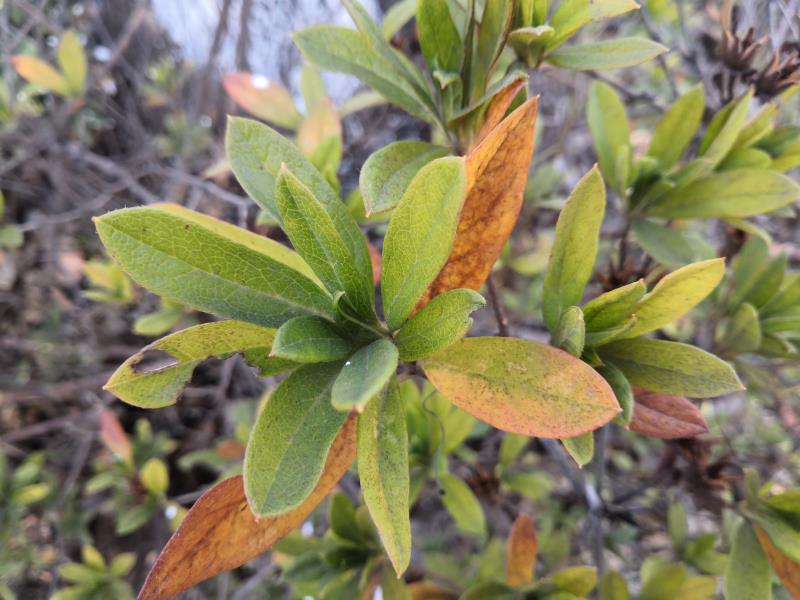
#> input picture water_and_fertilizer_CV/leaf0.jpg, 800 x 600 px, found by its file name
$ jupyter execute --allow-errors '封装图像处理部分代码.ipynb'   (text cells are left out)
#> lines starting #> are read from the running program, lines starting #| are printed output that depends on the picture; after the words box and inside, x2 and y2 are one past the last pixel; in counts of white or black regions, pixels touching at a corner belong together
[cell 1]
import os
os.getcwd()
pt=(os.getcwd()+'\\'+'leaf0.jpg')
print(pt)

[cell 2]
import cv2

im = cv2.imread('2.jpg')
if im is None:
    print("图像为空")

[cell 3]
import time, timeit
from matplotlib import pyplot as plt
import cv2
import numpy as np
import os
import pandas as pd
# [20 lines left out: functions clock, whole_hist, not called in this run]
def show_img(func):
    # [7 lines left out: function show_image, not called in this run]
    return show_image
# def channel_hist(func):
#     def channel_histed(*args,**dicts):
#         '''
#         画三通道图像的直方图,出现了一个问题：写一个装饰器画三通道直方图，发现画一个通道是可以的，但是画三个就不允许了。指在一张图中绘制多条曲线，相同坐标轴。
#         '''
#         image=func(*args)
#         #print(image)
#         color = ('b', 'g', 'r')   #这里画笔颜色的值可以为大写或小写或只写首字母或大小写混合
#         hist=[1,2,3,4]
#         #for i1 , color1 in enumerate(color):
#         for i1 in range(3):
#             #enumerate()将一个可遍历的数据对象(如列表、元组或字符串)组合为一个索引序列，同时列出数据和数据下标，一般用在 for 循环当中
#             hist[i1] = cv2.calcHist([image], [i1], None, [256], [0, 256])  #计算直方图
#             #plt.plot(hist, color1)
# # 创建figure对象
#             fig = plt.figure() # 每调用一次plt.figure()函数就会创建一个新的显示窗口，与matlab中的figure类似
#             subplot = fig.add_subplot(2, 3, 1) # 2表示2行，3表示3列，1表示2行3列中的索引位置1
#             #subplot.xlim([0, 256])
#             subplot.imshow(hist[0])

#             subplot = fig.add_subplot(2, 3, 3) # 2表示2行，3表示3列，1表示2行3列中的索引位置3
#             #subplot.xlim([0, 256])
#             subplot.imshow(hist[1])

#             subplot = fig.add_subplot(2, 3, 6) # 2表示2行，3表示3列，1表示2行3列中的索引位置6
#             #subplot.xlim([0, 256])
#             subplot.imshow(hist[2])
#         return image
#     return channel_histed

class CvImage():
    def __init__(self,img_name,read_method=1,gray_method=3,fx=0.3,fy=0.3,num=1,gray_level=16):
        self.img_name=img_name
        self.read_method=read_method
        self.gray_method=gray_method
        self.fx=fx
        self.fy=fy
        self.img=self.load_image()
        self.ju=["ju1","ju2","ju3","ju4","ju5","ju6","ju7",'huidu1','huidu2','huidu3','huidu4','yanse1','yanse2','yanse3','yanse4','yanse5','yanse6','yanse7','yanse8','yanse9']#将列表a，b转换成字典
        self.data=pd.DataFrame(columns=self.ju)
        self.num=num
        self.gray_level=gray_level
        #self.ju={"ju1" : [],"ju2" :  [],"ju3" :  [],"ju4" :  [],"ju5" : [],"ju6" :  [],"ju7" :  []}#将列表a，b转换成字典
        #self.data=pd.DataFrame(ju)
    def load_image(self):
        pt=(os.getcwd()+'\\'+self.img_name)
#         print(pt)
        img = cv2.imread(pt,self.read_method)
#> img is the input picture: shape (600, 800, 3); mean B, G, R 93, 127.5, 132.6
        if img is None:
            raise Exception("Image is not found!", img)
        return img
    # [52 lines left out: functions image_to_gray1, image_to_gray2, image_to_gray3, image_to_gray, zhifangtu_junhen, zhongzhi_lvbo, not called in this run]
# [5 lines of commented-out code are left out]

    def xiugai_chicun(self):
        image = cv2.resize(self.img, dsize=None, fx=self.fx, fy=self.fy, interpolation = cv2.INTER_AREA)
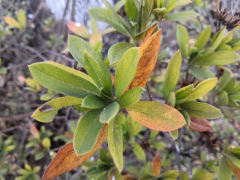
#> image: shape (180, 240, 3); mean B, G, R 93, 127.5, 132.6
        return image
#     @show_img
    def quchu_beijing(self):
# [4 lines of commented-out code are left out]
        img=self.xiugai_chicun()
        HSV_img = cv2.cvtColor(img, cv2.COLOR_BGR2HSV)
#> HSV_img: shape (180, 240, 3); mean H, S, V 55.8, 84.6, 138.5
        hue = HSV_img[:, :, 0]
        lower_gray = np.array([1, 0,0])
        upper_gray = np.array([99,255,255])#这就是双阈值
        mask = cv2.inRange(HSV_img, lower_gray, upper_gray)
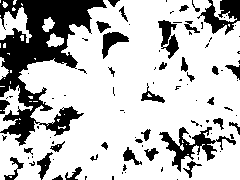
#> mask: shape (180, 240); 74.7% white; 96 black regions (61 under 20 px), largest, box (x1, y1, x2, y2) and area: (0, 0, 107, 146) 6158, (159, 127, 236, 172) 968, (197, 0, 240, 35) 746
        # Bitwise-AND mask and original image
        res2 = cv2.bitwise_and(img,img, mask= mask)#和模板进行与运算
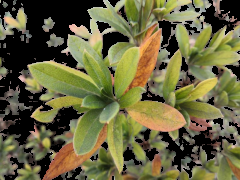
#> res2: shape (180, 240, 3); mean B, G, R 63.4, 100.5, 103.9
        cv2.imwrite("res2.jpg",res2)
        return res2
#     @show_img
    def bianyuan_chuli(self):
        res2=self.quchu_beijing()
        ret1, thresh1 = cv2.threshold(res2,0, 255, cv2.THRESH_BINARY)
        cv2.imwrite("mask.jpg",thresh1)
        kernel = np.ones((10, 10), np.uint8)    # 矩形结构

        erosion = cv2.erode(thresh1, kernel)   # 腐蚀
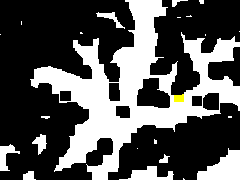
#> erosion: shape (180, 240, 3); mean B, G, R 84.5, 84.9, 84.9
        dilation = cv2.dilate(thresh1, kernel) # 膨胀
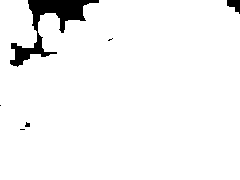
#> dilation: shape (180, 240, 3); 95.9% white; 6 black regions (4 under 20 px), largest, box (x1, y1, x2, y2) and area: (10, 0, 99, 67) 1630, (227, 0, 240, 14) 116


        kernel_1 = cv2.getStructuringElement(cv2.MORPH_RECT, (10, 10))
        opening = cv2.morphologyEx(thresh1, cv2.MORPH_OPEN, kernel_1)
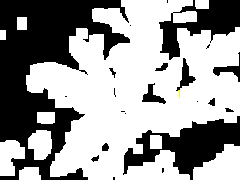
#> opening: shape (180, 240, 3); mean B, G, R 155.1, 155.2, 155.2

        closing = cv2.morphologyEx(thresh1, cv2.MORPH_CLOSE, kernel_1)
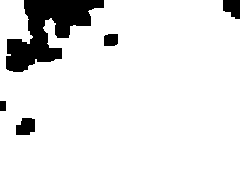
#> closing: shape (180, 240, 3); 90.4% white; 5 black regions, box (x1, y1, x2, y2) and area: (6, 0, 104, 72) 3398, (16, 118, 35, 135) 267, (223, 0, 240, 19) 257, (104, 34, 118, 46) 159, (0, 101, 6, 111) 60
        cv2.imwrite("biyunsuan.jpg",closing)
        (B,G,R) = cv2.split(image)
        mask=cv2.cvtColor(closing,cv2.COLOR_BGR2GRAY)

        and_img_B = cv2.bitwise_and(B,mask)
        and_img_G = cv2.bitwise_and(G,mask)
        and_img_R = cv2.bitwise_and(R,mask)
        zeros = np.zeros(res2.shape[:2], np.uint8)

        img_RGB = cv2.merge([and_img_R,and_img_G,and_img_B])
        cv2.imwrite("not_bad_segemation.jpg",img_RGB)
        img_BGR=cv2.cvtColor(img_RGB,cv2.COLOR_RGB2BGR) #这个颜色空间转来转去的，要小心
        HSV_img = cv2.cvtColor(img_BGR, cv2.COLOR_BGR2HSV)
        hue = HSV_img[:, :, 0]


        lower_gray = np.array([1, 0,0])
        upper_gray = np.array([99,255,255])


        mask = cv2.inRange(HSV_img, lower_gray, upper_gray)
        # Bitwise-AND mask and original image
        result = cv2.bitwise_and(img_BGR,img_BGR, mask= mask)
        self.img=result
        return result
    # [29 lines left out: function luokuo_fenge, not called in this run]
    def bubianju(self):
        seg = self.bianyuan_chuli()
        seg_gray = cv2.cvtColor(seg,cv2.COLOR_BGR2GRAY)
        moments = cv2.moments(seg_gray)
        humoments = cv2.HuMoments(moments)
        humoments = np.log(np.abs(humoments)) # 同样建议取对数
# [4 lines of commented-out code are left out]
        return humoments.ravel()
    # [95 lines left out: functions maxGrayLevel, getGlcm, feature_computer, test, color_moments, not called in this run]
    def tiqu(self):
        res=list(self.bubianju())
        res.extend(self.test())
        res.extend(self.color_moments())
        self.data.loc[self.num]=res
        self.num=self.num+1
        return self.data
    def zhuan_csv(self):
        self.data.to_csv('res.csv',encoding='gbk')
        return self.data
    # [6 lines left out: function image_chazhi, not called in this run]

#> (the rest of this cell did not finish here and is left out)

[cell 4]
import pandas as pd
ju=["ju1","ju2","ju3","ju4","ju5","ju6","ju7"]#将列表a，b转换成字典
data=pd.DataFrame(columns=ju)
a=[1,2,3,4,5,6,7]#包含两个不同的子列表[1,2,3,4]和[5,6,7,8]
data.loc[0]=a
print(data)
# data.append(a)#这时候是以行为标准写入的
# df2 = pd.DataFrame(a, columns=ju)
# tmp=dict(zip(ju,a))
# print(tmp)
# # data.append(dict(zip(ju,a)), ignore_index=True)
# # print(df2)
# # print(data)

[cell 5]
import pandas as pd
import re
import math
#> (the rest of this cell did not finish here and is left out)

[cell 6]
df = pd.DataFrame([[1, 2], [3, 4]], columns=list('AB'))
df2 = pd.DataFrame([[5, 6], [7, 8]], columns=list('AB'))
# 合并  ignore_index设置为 True可以重新排列索引
#> (the rest of this cell did not finish here and is left out)

[cell 7]
data

[cell 8]
df = pd.DataFrame(columns=['A'])
#> (the rest of this cell did not finish here and is left out)

[cell 9]
data

[cell 10]
import cv2
import numpy as np
img1 = cv2.imread('zhifangtu_junhen.jpg')
e1 = cv2.getTickCount()
#> (the rest of this cell did not finish here and is left out)

[cell 11]
import cv2
cv2.__version__

[cell 12]
import numpy as np
import cv2
cap = cv2.VideoCapture(0)
kernel = cv2.getStructuringElement(cv2.MORPH_ELLIPSE,(3,3))
fgbg = cv2.bgsegm.createBackgroundSubtractorGMG()
while(1):
    ret, frame = cap.read()
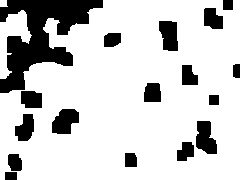
#> input picture water_and_fertilizer_CV/biyunsuan.jpg, 240 x 180 px, given in place of the camera
#> frame is the input picture: shape (180, 240, 3); min 0, max 255, mean 204.4
    fgmask = fgbg.apply(frame)
#> fgmask: shape (180, 240); every value is 0
    fgmask = cv2.morphologyEx(fgmask, cv2.MORPH_OPEN, kernel)
    cv2.imshow('frame',fgmask)


    k = cv2.waitKey(30) & 0xff
#> (key Esc is pressed here)
    if k == 27:
        break
cap.release()
cv2.destroyAllWindows()

[cell 13]
"""
Created on Sat Jan 23 11:31 2021
@author: xiaotingting
"""
import time, timeit
import math
from matplotlib import pyplot as plt
import cv2
import numpy as np
import os
import pandas as pd
def clock(func):
    def clocked(*args):
        t0 = timeit.default_timer()
        result = func(*args)
        elapsed = timeit.default_timer() - t0
        name = func.__name__
        arg_str = ', '.join(repr(arg) for arg in args)
        print('[%0.8fs] %s(%s) -> %r' % (elapsed, name, arg_str, result))
        return result
    return clocked
# [19 lines left out: functions whole_hist, show_img, not called in this run]
# def channel_hist(func):
#     def channel_histed(*args,**dicts):
#         '''
#         画三通道图像的直方图,出现了一个问题：写一个装饰器画三通道直方图，发现画一个通道是可以的，但是画三个就不允许了。指在一张图中绘制多条曲线，相同坐标轴。
#         '''
#         image=func(*args)
#         #print(image)
#         color = ('b', 'g', 'r')   #这里画笔颜色的值可以为大写或小写或只写首字母或大小写混合
#         hist=[1,2,3,4]
#         #for i1 , color1 in enumerate(color):
#         for i1 in range(3):
#             #enumerate()将一个可遍历的数据对象(如列表、元组或字符串)组合为一个索引序列，同时列出数据和数据下标，一般用在 for 循环当中
#             hist[i1] = cv2.calcHist([image], [i1], None, [256], [0, 256])  #计算直方图
#             #plt.plot(hist, color1)
# # 创建figure对象
#             fig = plt.figure() # 每调用一次plt.figure()函数就会创建一个新的显示窗口，与matlab中的figure类似
#             subplot = fig.add_subplot(2, 3, 1) # 2表示2行，3表示3列，1表示2行3列中的索引位置1
#             #subplot.xlim([0, 256])
#             subplot.imshow(hist[0])

#             subplot = fig.add_subplot(2, 3, 3) # 2表示2行，3表示3列，1表示2行3列中的索引位置3
#             #subplot.xlim([0, 256])
#             subplot.imshow(hist[1])

#             subplot = fig.add_subplot(2, 3, 6) # 2表示2行，3表示3列，1表示2行3列中的索引位置6
#             #subplot.xlim([0, 256])
#             subplot.imshow(hist[2])
#         return image
#     return channel_histed

class CvImage():
    def __init__(self,img_name,read_method=1,gray_method=3,fx=0.3,fy=0.3,num=1,gray_level=16):
        self.img_name=img_name
        self.read_method=read_method
        self.gray_method=gray_method
        self.fx=fx
        self.fy=fy
        self.img=self.load_image()
        self.ju=["ju1","ju2","ju3","ju4","ju5","ju6","ju7",'huidu1','huidu2','huidu3','huidu4','yanse1','yanse2','yanse3','yanse4','yanse5','yanse6','yanse7','yanse8','yanse9']#将列表a，b转换成字典
        self.data=pd.DataFrame(columns=self.ju)
        self.num=num
        self.gray_level=gray_level
    def __del__(self):
        print ("__del__")
    def load_image(self):
        pt=(os.getcwd()+'\\images\\'+self.img_name)
        img = cv2.imread(pt,self.read_method)
#         if img is None:
#             raise Exception("Image is not found!", pt)
#         return img
        return img
    # [31 lines left out: functions xiugai_chicun, image_to_gray1, image_to_gray2, image_to_gray3, not called in this run]
#     @whole_hist
#     @show_img
    def zhongzhi_lvbo(self):
        img=self.img
        img = cv2.medianBlur(img,5)
        return img
    # [17 lines left out: functions image_to_gray, zhifangtu_junhen, not called in this run]
#     @show_img
    def quchu_beijing(self):
        img=self.zhongzhi_lvbo()#################3
        HSV_img = cv2.cvtColor(img, cv2.COLOR_BGR2HSV)
        hue = HSV_img[:, :, 0]
        lower_gray = np.array([1, 0,0])
        upper_gray = np.array([99,255,255])#这就是双阈值
        mask = cv2.inRange(HSV_img, lower_gray, upper_gray)
        # Bitwise-AND mask and original image
        res2 = cv2.bitwise_and(img,img, mask= mask)#和模板进行与运算
        cv2.imwrite("res2.jpg",res2)
        self.img=res2
        return res2
#     @show_img
    def bianyuan_chuli(self):
        self.quchu_beijing()
        res2=cv2.cvtColor(self.img, cv2.COLOR_BGR2HSV)
        ret1, thresh1 = cv2.threshold(res2,0, 255, cv2.THRESH_BINARY)
        cv2.imwrite("mask.jpg",thresh1)
        kernel = np.ones((10, 10), np.uint8)    # 矩形结构

        erosion = cv2.erode(thresh1, kernel)   # 腐蚀
        dilation = cv2.dilate(thresh1, kernel) # 膨胀


        kernel_1 = cv2.getStructuringElement(cv2.MORPH_RECT, (10, 10))
        opening = cv2.morphologyEx(thresh1, cv2.MORPH_OPEN, kernel_1)

        closing = cv2.morphologyEx(thresh1, cv2.MORPH_CLOSE, kernel_1)
        cv2.imwrite("biyunsuan.jpg",closing)
        (B,G,R) = cv2.split(self.img)
        mask=cv2.cvtColor(closing,cv2.COLOR_BGR2GRAY)
        and_img_B = cv2.bitwise_and(B,mask)
        and_img_G = cv2.bitwise_and(G,mask)
        and_img_R = cv2.bitwise_and(R,mask)
        zeros = np.zeros(res2.shape[:2], np.uint8)
#         img_RGB=cv2.bitwise_and(closing,self.img)
        img_RGB = cv2.merge([and_img_R,and_img_G,and_img_B])
        cv2.imwrite("not_bad_segemation.jpg",img_RGB)
        img_BGR=cv2.cvtColor(img_RGB,cv2.COLOR_RGB2BGR) #这个颜色空间转来转去的，要小心
        HSV_img = cv2.cvtColor(img_BGR, cv2.COLOR_BGR2HSV)
        hue = HSV_img[:, :, 0]


        lower_gray = np.array([1, 0,0])
        upper_gray = np.array([99,255,255])


        mask = cv2.inRange(HSV_img, lower_gray, upper_gray)
        # Bitwise-AND mask and original image
        result = cv2.bitwise_and(img_BGR,img_BGR, mask= mask)
        self.img=result
        return result
    # [28 lines left out: function luokuo_fenge, not called in this run]
    @clock
    def bubianju(self):
        seg = self.bianyuan_chuli()
        seg_gray = cv2.cvtColor(seg,cv2.COLOR_BGR2GRAY)
        moments = cv2.moments(seg_gray)
        humoments = cv2.HuMoments(moments)
        humoments = np.log(np.abs(humoments)) # 同样建议取对数
        return humoments.ravel()
    # [83 lines left out: functions maxGrayLevel, getGlcm, feature_computer, test, color_moments, not called in this run]
    def tiqu(self):
        res=list(self.bubianju())
        res.extend(self.test())
        res.extend(self.color_moments())
        self.data.loc[self.num]=res
        self.num=self.num+1
        return res
    def zhuan_csv(self):
        self.data.to_csv('res.csv',encoding='gbk')
        return self.data
    # [20 lines left out: functions image_chazhi, duqu, not called in this run]
#> (the rest of this cell did not finish here and is left out)

[cell 14]
'''python对象销毁(垃圾回收)'''

class Point:
  'info class'
  def __init__(self,x=0,y=0):
    self.x = x
    self.y = y
  def __del__(self):
    class_name = self.__class__.__name__
    print(class_name, '销毁')
pt1 = Point()
pt2 = pt1
pt3 = pt2
print(id(pt1),id(pt2),id(pt3))
print(1)
del pt1
print(2)
del pt2
print(3)
del pt3

[cell 15]
"""
Created on Sat Jan 23 11:31 2021
@author: xiaotingting
"""
import time, timeit
import math
from matplotlib import pyplot as plt
import cv2
import numpy as np
import os
import pandas as pd
def clock(func):
    def clocked(*args):
        t0 = timeit.default_timer()
        result = func(*args)
        elapsed = timeit.default_timer() - t0
        name = func.__name__
        arg_str = ', '.join(repr(arg) for arg in args)
        print('[%0.8fs] %s(%s) -> %r' % (elapsed, name, arg_str, result))
        return result
    return clocked
# [19 lines left out: functions whole_hist, show_img, not called in this run]
# [44 lines of commented-out code are left out]
gray_level=16
# [172 lines left out: functions maxGrayLevel, getGlcm, feature_computer, test, color_moments, tiqu, not called in this run]
@clock
def duqu():
    res0=[]
    for i in range(1):
        print(i)
        filename='IMG_{0:03d}.jpg'.format(i)
        print(filename)
        img0=CvImage(filename)
        if img0.load_image() is None:
            break
        res=img0.tiqu()
        res0.append(res)
    ju=["ju1","ju2","ju3","ju4","ju5","ju6","ju7",'huidu1','huidu2','huidu3','huidu4','yanse1','yanse2','yanse3','yanse4','yanse5','yanse6','yanse7','yanse8','yanse9']#将列表a，b转换成字典
#> ju = ['ju1', 'ju2', 'ju3', 'ju4', 'ju5', 'ju6', 'ju7', 'huidu1', 'huidu2', 'huidu3', 'huidu4', 'yanse1', 'yanse2', 'yanse3', 'yanse4', 'yanse5', 'yanse6', 'yanse7', 'yanse8', 'yanse9']
    data=pd.DataFrame(res0,columns=ju)
#> data = table of 0 rows and 20 columns
    data.to_csv('res2.csv')
if __name__ == '__main__':
        t0 = timeit.default_timer()
#         CvImage.tiqu
#         img0=CvImage('IMG_000.jpg')
        duqu()
        elapsed = timeit.default_timer() - t0
        print('%0.8fs' % (elapsed))

[cell 16]
import cv2
res=cv2.imread('leaf0.jpg',1)
img = cv2.cvtColor(res, cv2.COLOR_BGR2GRAY)
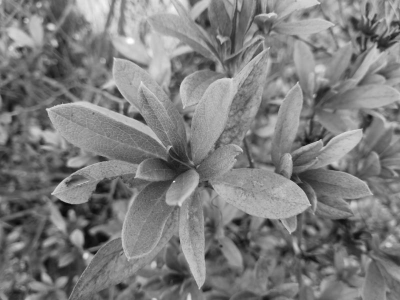
#> img: shape (600, 800) (shown at 1/2 size); min 5, max 255, mean 125.1
    #         img=self.zhongzhi_lvbo()#################3
res1 = cv2.cvtColor(img, cv2.COLOR_GRAY2BGR)
cv2.imshow('dist',res1)
if cv2.waitKey(0) & 0xff == 27:
#> (key Esc is pressed here)
    cv2.destroyAllWindows()

[cell 17]
"""
Created on Sat Jan 23 11:31 2021
@author: xiaotingting
"""
import time, timeit
import math
from matplotlib import pyplot as plt
import cv2
import numpy as np
import os
import pandas as pd

__all__=['CvImage']
# [24 lines left out: functions clock, whole_hist, not called in this run]


def show_img(func):
    # [7 lines left out: function show_image, not called in this run]

    return show_image


# def channel_hist(func):
#     def channel_histed(*args,**dicts):
#         '''
#         画三通道图像的直方图,出现了一个问题：写一个装饰器画三通道直方图，发现画一个通道是可以的，但是画三个就不允许了。指在一张图中绘制多条曲线，相同坐标轴。
#         '''
#         image=func(*args)
#         #print(image)
#         color = ('b', 'g', 'r')   #这里画笔颜色的值可以为大写或小写或只写首字母或大小写混合
#         hist=[1,2,3,4]
#         #for i1 , color1 in enumerate(color):
#         for i1 in range(3):
#             #enumerate()将一个可遍历的数据对象(如列表、元组或字符串)组合为一个索引序列，同时列出数据和数据下标，一般用在 for 循环当中
#             hist[i1] = cv2.calcHist([image], [i1], None, [256], [0, 256])  #计算直方图
#             #plt.plot(hist, color1)
# # 创建figure对象
#             fig = plt.figure() # 每调用一次plt.figure()函数就会创建一个新的显示窗口，与matlab中的figure类似
#             subplot = fig.add_subplot(2, 3, 1) # 2表示2行，3表示3列，1表示2行3列中的索引位置1
#             #subplot.xlim([0, 256])
#             subplot.imshow(hist[0])

#             subplot = fig.add_subplot(2, 3, 3) # 2表示2行，3表示3列，1表示2行3列中的索引位置3
#             #subplot.xlim([0, 256])
#             subplot.imshow(hist[1])

#             subplot = fig.add_subplot(2, 3, 6) # 2表示2行，3表示3列，1表示2行3列中的索引位置6
#             #subplot.xlim([0, 256])
#             subplot.imshow(hist[2])
#         return image
#     return channel_histed

class CvImage():
    def __init__(self, img_name, read_method=1, gray_method=3, fx=0.3, fy=0.3, num=1, gray_level=16):
        self.img_name = img_name
        self.read_method = read_method
        self.gray_method = gray_method
        self.fx = fx
        self.fy = fy
        self.img = self.load_image()
        self.ju = ["ju1", "ju2", "ju3", "ju4", "ju5", "ju6", "ju7", 'huidu1', 'huidu2', 'huidu3', 'huidu4', 'yanse1',
                   'yanse2', 'yanse3', 'yanse4', 'yanse5', 'yanse6', 'yanse7', 'yanse8', 'yanse9']  # 将列表a，b转换成字典
        self.data = pd.DataFrame(columns=self.ju)
        self.num = num
        self.gray_level = gray_level

    def load_image(self):
        pt = (os.getcwd() + '\\' + self.img_name)
        img = cv2.imread(pt, self.read_method)
        #         if img is None:
        #             raise Exception("Image is not found!", pt)
        #         return img
        return img

    # [34 lines left out: functions xiugai_chicun, image_to_gray1, image_to_gray2, image_to_gray3, not called in this run]

    #     @whole_hist
    #     @show_img
    def zhongzhi_lvbo(self):
        img = self.img
        img = cv2.medianBlur(img, 5)
#> img: shape (600, 800, 3)
        return img

    # [17 lines left out: functions image_to_gray, zhifangtu_junhen, not called in this run]

    #     @show_img
    def quchu_beijing(self):
        img = self.zhongzhi_lvbo()  #################3
        HSV_img = cv2.cvtColor(img, cv2.COLOR_BGR2HSV)
#> HSV_img: shape (600, 800, 3); mean H, S, V 56, 84.7, 138.5
        hue = HSV_img[:, :, 0]
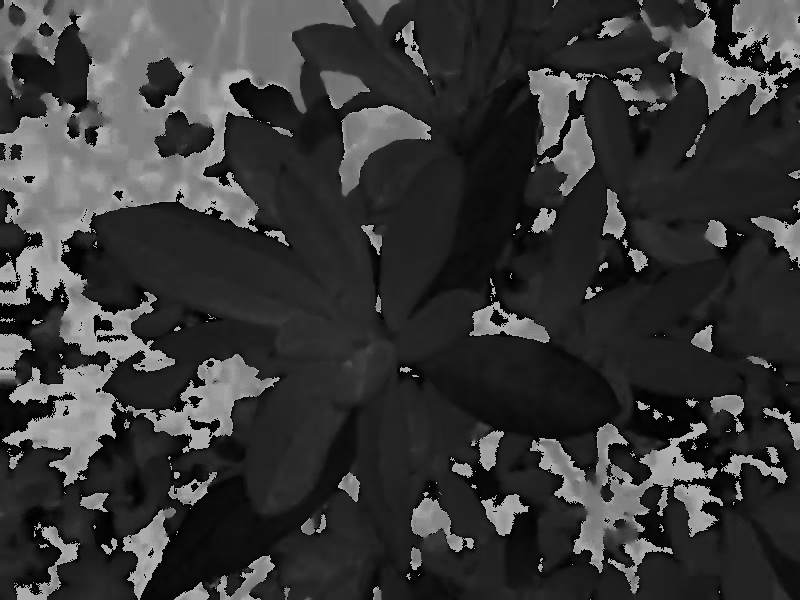
#> hue: shape (600, 800); min 0, max 179, mean 56
        lower_gray = np.array([1, 0, 0])
        upper_gray = np.array([99, 255, 255])  # 这就是双阈值
        mask = cv2.inRange(HSV_img, lower_gray, upper_gray)
#> mask: shape (600, 800); 74.6% white; 192 black regions (113 under 20 px), largest, box (x1, y1, x2, y2) and area: (0, 0, 356, 489) 68559, (528, 421, 789, 574) 11186, (658, 0, 800, 117) 8310
        # Bitwise-AND mask and original image
        res2 = cv2.bitwise_and(img, img, mask=mask)  # 和模板进行与运算
#> res2: shape (600, 800, 3)
#> (the rest of the program and of its run is left out)
